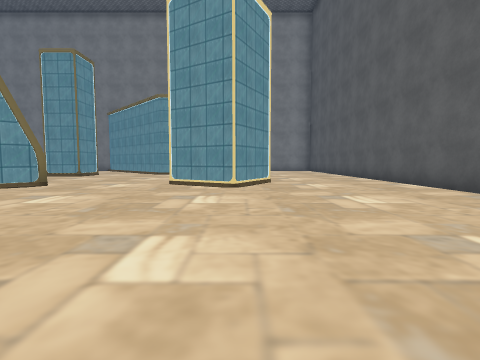
View 1 (above)

17 first-person views from a walk through a Unity game level. The camera is 1.2 m above the floor, tilts 4° down and sees 85° across. The floor is counted in squares, 2 m on a side. Each view is taken from the middle of a square. On the plan, view 1 faces up. The plan holds only what a view shows up to about 9 squares ahead; the rest is blank. The place goes on beyond the plan. Some surface patterns are stand-ins.

View 2
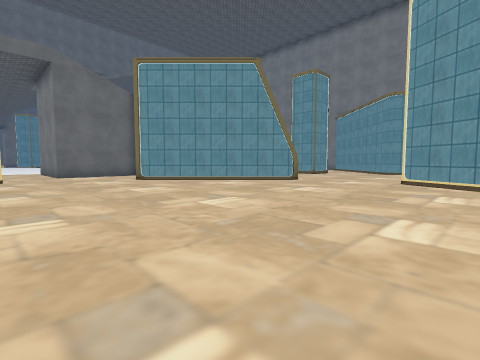

View 3
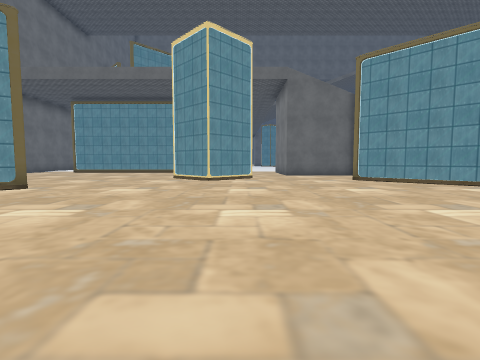

View 4
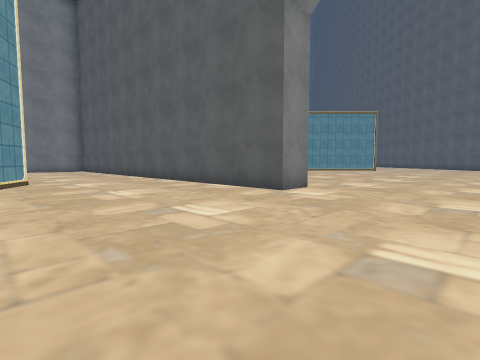

View 5
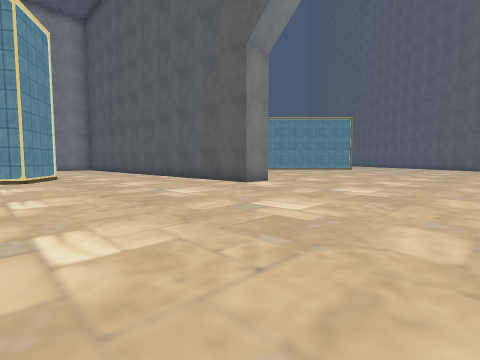

View 6
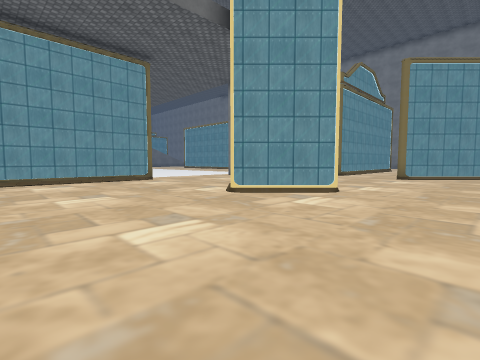

View 7
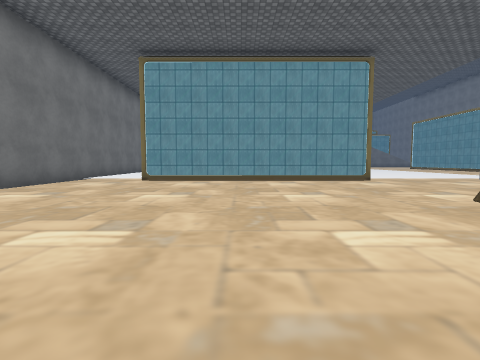

View 8
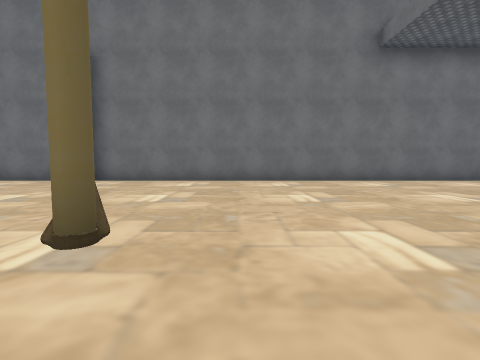

View 9
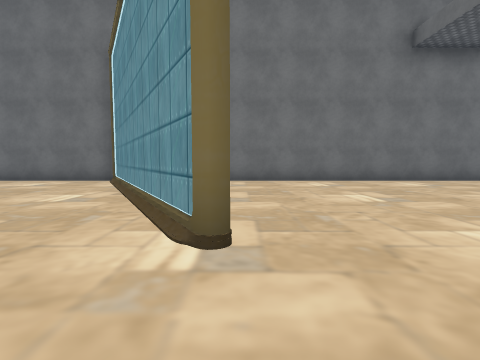

View 10
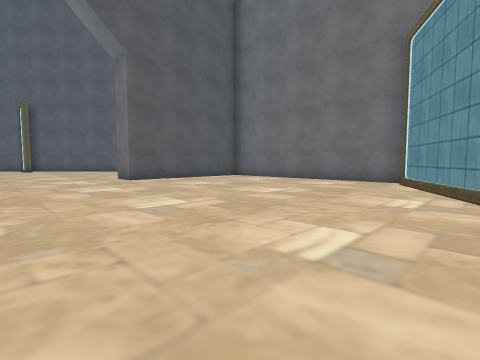

View 11
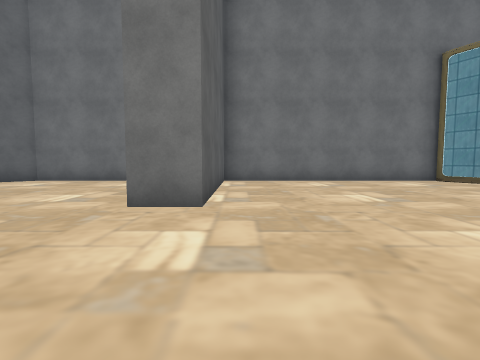

View 12
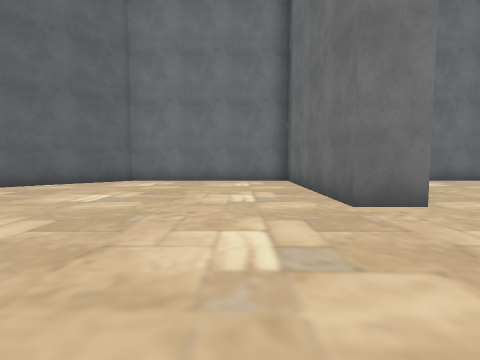

View 13
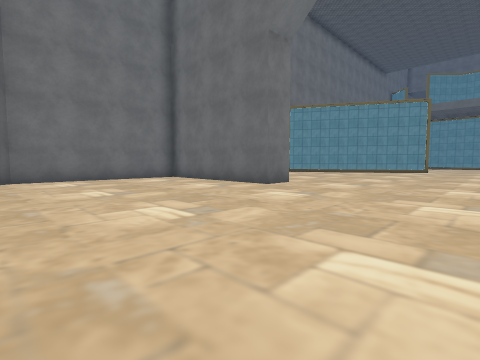

View 14
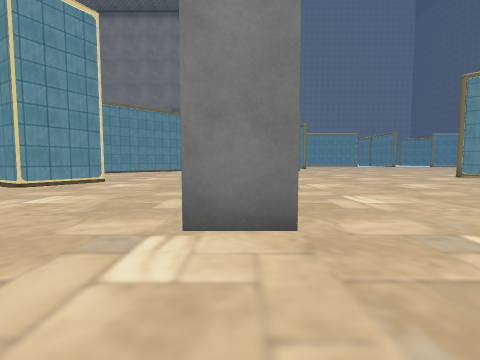

View 15
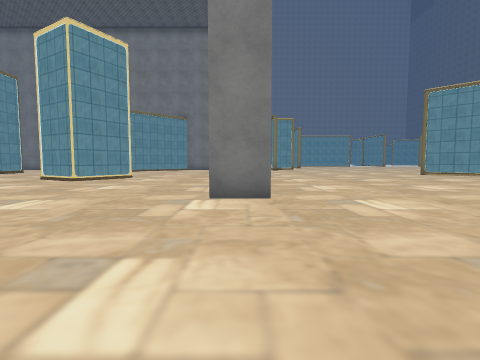

View 16
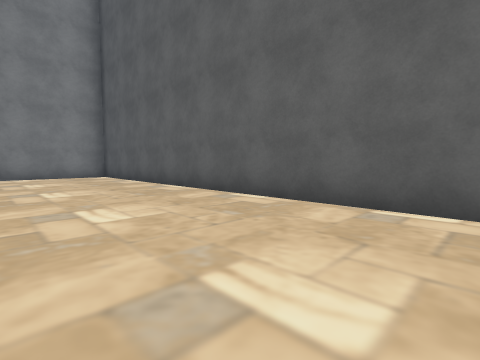

View 17
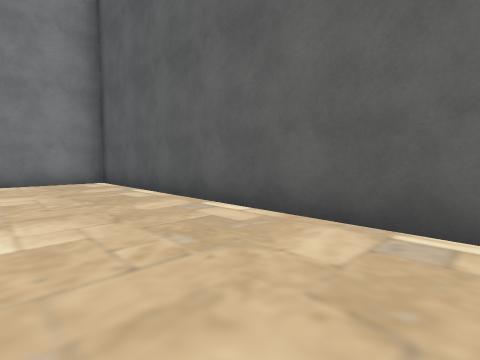

### Floor plan
Points are (right, up) in squares from view 1. A wall is a line through its corners. A room is listed if a view was taken in it or the views show most of it. See-through windows are left out.
Room 1 (views 1, 2, 3, 4, 5, 6, 7, 8, 9, 10, 11, 12, 13, 14, 15, 16)
walls: (5.6, 2.2) (4.5, 2.2) (4.5, 6.4); (-5.8, -5.8) (-2.1, -12.2) (4.5, -12.2); (-0.1, 6.1) (-1.9, 7.1); (-8.3, -2) (-9.8, -3.5); (-4.7, 6.2) (-8.3, 2.7); (4.5, -11.9) (4.5, -7.4) (5.5, -7.4) (5.5, -12.2) (10.4, -12.2) (11.5, -11.1); (-14.4, -2.8) (-14.5, -10.1); (-15.1, -12.2) (-2.4, -12.2)
ways out: opening at (-15, -11.5) to room 2; opening at (-10.7, -0.9) to room 2; opening at (-3.5, 6.5) to room 2; opening at (2.5, 7.2) to room 2
Room 2 (view 17)
walls: (-9.8, -0.5) (-8.3, -2); (0.9, 7.9) (-0.1, 6.1); (4.5, 6.4) (4.5, 17) (1.4, 17)
ways out: opening at (-15, -11.5) to room 1; opening at (-10.7, -0.9) to room 1; opening at (-3.5, 6.5) to room 1; opening at (2.5, 7.2) to room 1

Where each view was taken, in squares from view 1:
view 1: 0 up, 0 right, facing up
view 2: 1 down, 0 right, facing up-left
view 3: 1 down, 0 right, facing left
view 4: 1 down, 0 right, facing up-right
view 5: 3 down, 1 left, facing up-right
view 6: 7 down, 6 left, facing up-left
view 7: 7 down, 6 left, facing left
view 8: 4 down, 7 left, facing down
view 9: 4 down, 6 left, facing down
view 10: 4 down, 4 left, facing down-right
view 11: 4 down, 4 right, facing down
view 12: 4 down, 7 right, facing down
view 13: 3 down, 11 right, facing down-left
view 14: 0 up, 5 right, facing up
view 15: 2 down, 5 right, facing up
view 16: 6 up, 1 right, facing up-right
view 17: 9 up, 2 right, facing up-right
